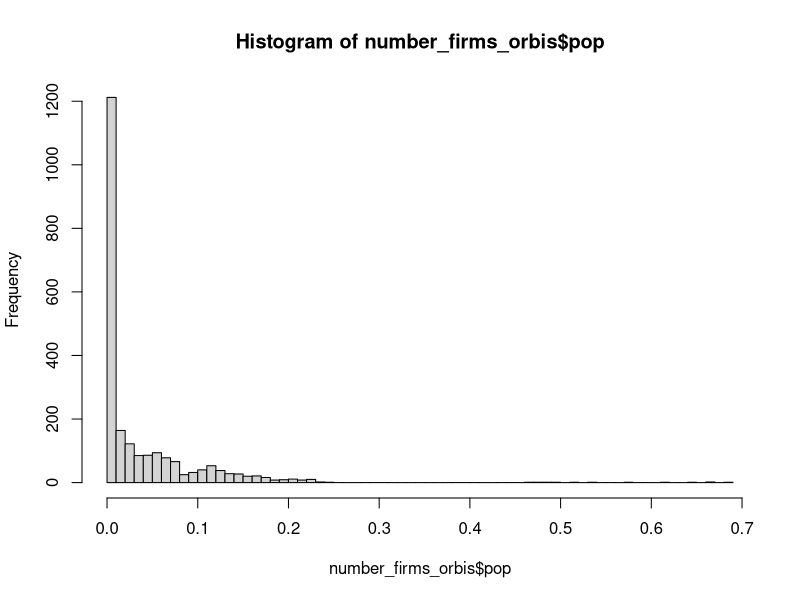
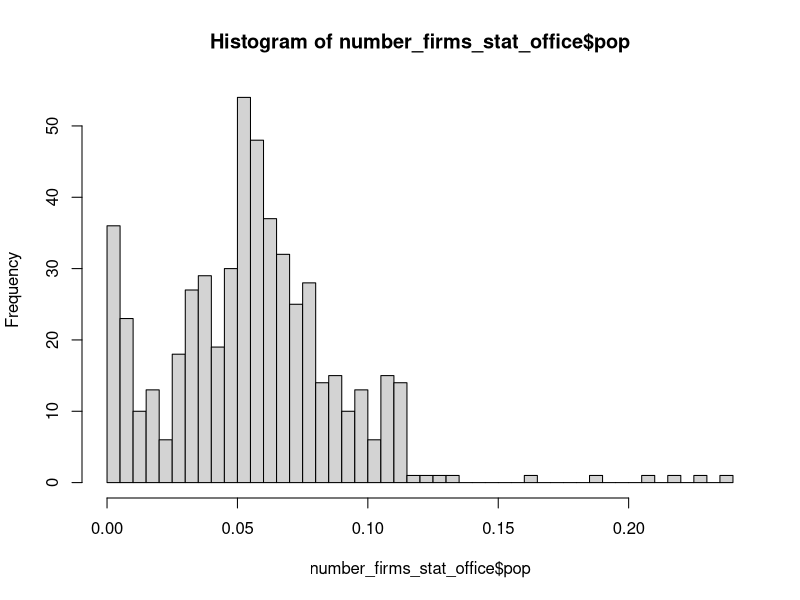

Here is the R script that generated these plots, in order:

library(dplyr)

######## Read needed data

ctry_profiles            <- read.csv("data/country_info/ctry_profiles.csv")
number_firms_stat_office <- read.csv("data/country_info/number_firms_stat_office.csv")
number_firms_orbis       <- read.csv("data/country_info/number_firms_orbis.csv")
worldbank_data           <- read.csv("data/country_info/worldbank_data.csv")


###############################################
# Investigate and clean data
###############################################


######## Focus on years 2010-2021

number_firms_orbis <- number_firms_orbis[number_firms_orbis$year %in% c(2010:2021),]
number_firms_stat_office <- number_firms_stat_office[number_firms_stat_office$year %in% c(2010:2021),]


######## Merge with worldbank data
number_firms_orbis <- merge(number_firms_orbis, worldbank_data, by=c("iso2", "year"), all.x = T)
number_firms_stat_office <- merge(number_firms_stat_office, worldbank_data, by=c("iso2", "year"), all.x = T)


######## Count number of country years for statistical offices and ORBIS

sum(!is.na(number_firms_orbis$number_firms))
sum(!is.na(number_firms_stat_office$number_firms))


######## Investigate cases with low number of observations

sum(number_firms_orbis$number_firms[!is.na(number_firms_orbis$number_firms)] < 100)
sum(number_firms_stat_office$number_firms[!is.na(number_firms_stat_office$number_firms)] < 100)

min(number_firms_orbis$number_firms, na.rm = T)
min(number_firms_stat_office$number_firms, na.rm = T)


######## Calculate ratio of firms to population

number_firms_orbis$pop       <- number_firms_orbis$number_firms / number_firms_orbis$population
number_firms_stat_office$pop <- number_firms_stat_office$number_firms / number_firms_stat_office$population

hist(number_firms_orbis$pop, breaks = 50)
hist(number_firms_stat_office$pop, breaks = 50)


######## Set number of firms to missing when share < 0.2% relative to population 

number_firms_orbis$number_firms[number_firms_orbis$pop < 0.002]             <- NA
number_firms_stat_office$number_firms[number_firms_stat_office$pop < 0.002] <- NA


######## Count number of country years for statistical offices and ORBIS after cleaning

sum(!is.na(number_firms_orbis$number_firms))
sum(!is.na(number_firms_stat_office$number_firms))


###############################################
# Describe data
###############################################


######## Share of covered sample years

sum(!is.na(number_firms_orbis$number_firms)) / (193*12)
sum(!is.na(number_firms_stat_office$number_firms)) / (193*12)


######## Merge both data sets 
colnames(number_firms_orbis) <- c("iso2","year","number_firms_orbis", "gdp", "population","pop") 
colnames(number_firms_stat_office) <- c("iso2","year","source_link", "number_firms_stat_office", "gdp", "population","pop") 

number_firms_orbis <- number_firms_orbis[, c("iso2","year","number_firms_orbis")]
df <- merge(number_firms_orbis , number_firms_stat_office)


year <- df %>%
  group_by(year) %>%
  summarize("obs" = length(iso2),
            "firms_office_yes" = sum(!is.na(number_firms_stat_office)),
            "firms_orbis_yes"  = sum(!is.na(number_firms_orbis)),
            "share_office"     = sum(!is.na(number_firms_stat_office)) / length(iso2),
            "share_orbis"      = sum(!is.na(number_firms_orbis)) / length(iso2))


######## Observations by continent

df <- merge(df, ctry_profiles , by = c("iso2"))

continent <- df %>%
  group_by(continent) %>%
  summarize("obs" = length(iso2),
            "firms_office_yes" = sum(!is.na(number_firms_stat_office)),
            "firms_orbis_yes"  = sum(!is.na(number_firms_orbis)),
            "share_office"     = sum(!is.na(number_firms_stat_office)) / length(iso2),
            "share_orbis"      = sum(!is.na(number_firms_orbis)) / length(iso2))


######## Observations by population

population            <- sum(df$population, na.rm =T)
population_office_yes <- sum(df$population[!is.na(df$number_firms_stat_office)], na.rm =T)
population_orbis_yes  <- sum(df$population[!is.na(df$number_firms_orbis)], na.rm =T)
share_office          <- population_office_yes / population
share_orbis           <- population_orbis_yes / population

population <- data.frame(population,
                         population_office_yes,
                         population_orbis_yes,
                         share_office,
                         share_orbis)


######## Observations by gdp

gdp                   <- sum(df$gdp, na.rm =T)
gdp_office_yes        <- sum(df$gdp[!is.na(df$number_firms_stat_office)], na.rm =T)
gdp_orbis_yes         <- sum(df$gdp[!is.na(df$number_firms_orbis)], na.rm =T)
share_office          <- gdp_office_yes / gdp
share_orbis           <- gdp_orbis_yes / gdp

gdp <- data.frame(gdp,
                         gdp_office_yes,
                         gdp_orbis_yes,
                         share_office,
                         share_orbis)


